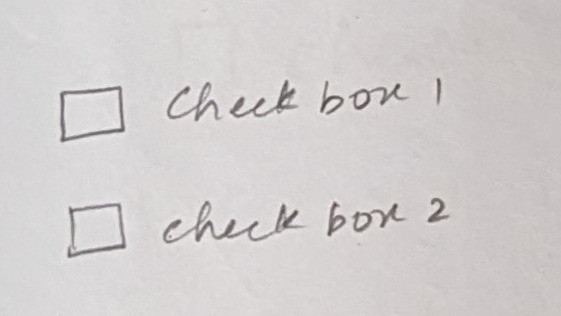
#> input picture dataset/sketches/checkbox1.jpg, 561 x 316 px; its folder holds only this picture in this run
$ python -i inference.py   (imports and definitions only)
#> lines starting #> are read from the running program, lines starting #| are printed output that depends on the picture; after the words box and inside, x2 and y2 are one past the last pixel; in counts of white or black regions, pixels touching at a corner belong together
"""
inference.py
------------
Sketch2Code inference pipeline.

PRIMARY PATH (keyword-driven):
  1. Run full-image OCR via keyword_engine
  2. Map detected keywords → UI elements (input, button, etc.)
  3. Build clean sequential HTML form

SECONDARY PATH (OpenCV shape hints):
  - OpenCV rectangle detection runs in parallel
  - Results fed as a fallback hint when OCR finds nothing
"""

import cv2
import numpy as np
import os
import json
from typing import Tuple, List


# ── Tesseract guard ──────────────────────────────────────────────────────────
try:
    import pytesseract
    HAS_TESSERACT = True
except ImportError:
    HAS_TESSERACT = False


# ─────────────────────────────────────────────────────────────────────────────
# SECONDARY: OpenCV shape detection (kept as fallback hint provider)
# ─────────────────────────────────────────────────────────────────────────────

def _get_iou(bA, bB):
    xA = max(bA[0], bB[0])
    yA = max(bA[1], bB[1])
    xB = min(bA[0]+bA[2], bB[0]+bB[2])
    yB = min(bA[1]+bA[3], bB[1]+bB[3])
    inter = max(0, xB-xA) * max(0, yB-yA)
    aA, aB = bA[2]*bA[3], bB[2]*bB[3]
    denom = aA + aB - inter
    iou   = inter / denom if denom > 0 else 0
    ratio = inter / aA   if aA   > 0 else 0
    return iou, ratio


def detect_shapes(image_path: str) -> list:
    """
    OpenCV-based shape detector.
    Returns a list of dicts: {type, x, y, width, height}.
    Used as a secondary signal when OCR finds nothing.
    """
#> called with image_path = 'dataset/sketches/checkbox1.jpg'
    image = cv2.imread(image_path)
#> image is the input picture: shape (316, 561, 3); mean B, G, R 206.2, 206.5, 210.2
    if image is None:
        return []

    img_h, img_w = image.shape[:2]
#> img_h = 316; img_w = 561
    gray   = cv2.cvtColor(image, cv2.COLOR_BGR2GRAY)
    blur   = cv2.bilateralFilter(gray, 9, 75, 75)
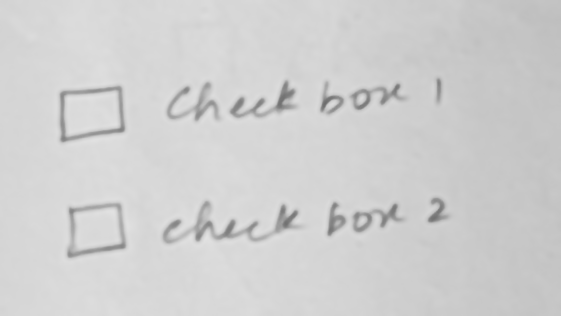
#> blur: shape (316, 561); min 109, max 226, mean 207.7
    thresh = cv2.adaptiveThreshold(
        blur, 255,
        cv2.ADAPTIVE_THRESH_GAUSSIAN_C,
        cv2.THRESH_BINARY_INV, 15, 5,
    )
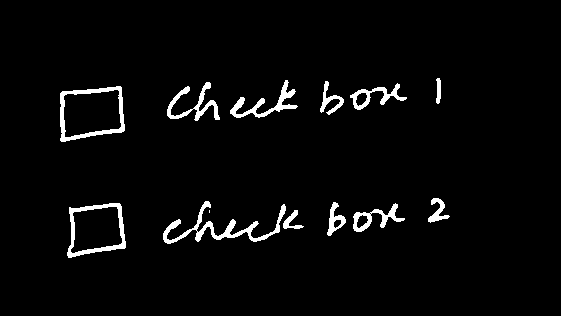
#> thresh: shape (316, 561); 3.3% white; 13 white regions (1 under 20 px), largest, box (x1, y1, x2, y2) and area: (163, 201, 286, 244) 1058, (60, 86, 125, 142) 850, (67, 203, 126, 258) 787
    kernel  = np.ones((3, 3), np.uint8)
    dilated = cv2.dilate(thresh, kernel, iterations=1)
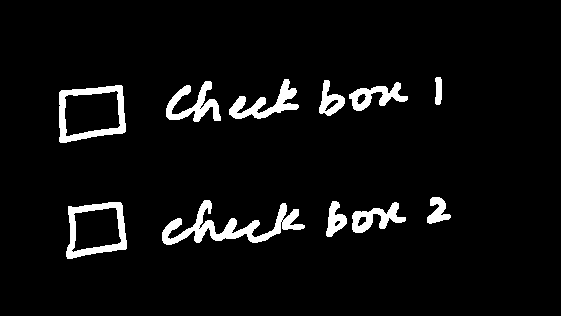
#> dilated: shape (316, 561); 5.3% white; 11 white regions

    contours, hierarchy = cv2.findContours(
        dilated, cv2.RETR_TREE, cv2.CHAIN_APPROX_SIMPLE
    )
#> contours = 20 contours, 3 with area under 20; largest, box (x1, y1, x2, y2) and area: (59, 85, 126, 143) 3150, (66, 202, 127, 259) 2686, (64, 90, 121, 137) 2037, (162, 200, 305, 245) 1749, (71, 207, 122, 253) 1653
    if hierarchy is None:
        return []

    hierarchy = hierarchy[0]
    box_candidates = []
    is_small = img_w < 600 or img_h < 400
#> is_small = True

    for i, cnt in enumerate(contours):
        peri   = cv2.arcLength(cnt, True)
        approx = cv2.approxPolyDP(cnt, 0.02 * peri, True)
        x, y, w, h = cv2.boundingRect(cnt)
        area   = cv2.contourArea(cnt)
        rel    = area / (img_h * img_w)

        if rel > 0.9 or area < 200:
            continue
        if not (4 <= len(approx) <= 8):
            continue
        extent = area / (w * h) if w * h > 0 else 0
        if extent < 0.35:
            continue

        ar = w / float(h)
        box_candidates.append({
            'bbox': [x, y, w, h],
            'aspect_ratio': ar,
            'rel_area': rel,
            'area': area,
        })
#> this loop made 20 passes
#> (peri, x, y, w, h, area, rel) on passes 1, 2, 5, 6, 7, 10, 13, 14, 15, 18, 19, 20: (199.4, 352, 202, 54, 31, 698.5, 0.00394), (31.56, 357, 216, 10, 11, 59.5, 0.000336), (104.4, 326, 201, 21, 36, 383, 0.00216), (18.73, 334, 220, 7, 7, 22.5, 0.000127), (653.6, 162, 200, 143, 45, 1749, 0.00987), (110.3, 427, 197, 24, 27, 312.5, 0.00176), (205.9, 349, 82, 59, 29, 693.5, 0.00391), (33.21, 356, 93, 11, 12, 67.5, 0.000381), (310.7, 166, 81, 55, 41, 837, 0.00472), (40.28, 324, 99, 15, 13, 68, 0.000384), (304.7, 229, 79, 70, 40, 879, 0.00496), (63.9, 435, 77, 7, 28, 139.5, 0.000787)
#> (peri, approx, x, y, w, h, area, rel) on passes 3, 4, 11, 12: (221, [[120, 202], [68, 206], [67, 258], [126, 248]], 66, 202, 61, 57, 2686.5, 0.0152), (175.3, [[115, 207], [121, 241], [73, 252], [73, 214]], 71, 207, 51, 46, 1653, 0.00932), (234.2, [[122, 86], [61, 90], [59, 141], [124, 132]], 59, 85, 67, 58, 3149.5, 0.0178), (193.3, [[118, 92], [117, 128], [65, 135], [66, 95]], 64, 90, 57, 47, 2037, 0.0115)
#> after the loop, box_candidates = 5 items

    # Classify candidates
    raw_elements = []
    for box in box_candidates:
        x, y, w, h = box['bbox']
        ar  = box['aspect_ratio']
        rel = box['rel_area']
        a   = box['area']

        if rel > 0.4 or (rel > 0.15 and not is_small):
            etype = "image"
        elif ar > 2.2 and (w > img_w * 0.15 or w > 100):
            etype = "textbox"
        elif 0.65 <= ar <= 1.45 and a < 6000 and w < 120:
            etype = "checkbox"
        elif w > 55 and h > 18:
            etype = "button"
        else:
            continue

        raw_elements.append({
            "type":   etype,
            "x": x, "y": y,
            "width":  w, "height": h,
            "area":   a,
        })
#> this loop made 5 passes
#> (x, y, w, h, ar, rel, a) on passes 1 to 5: (66, 202, 61, 57, 1.07, 0.0152, 2686.5), (71, 207, 51, 46, 1.11, 0.00932, 1653), (59, 85, 67, 58, 1.16, 0.0178, 3149.5), (64, 90, 57, 47, 1.21, 0.0115, 2037), (319, 80, 26, 36, 0.722, 0.00258, 457)
#> after the loop, raw_elements = 5 items

    # Deduplicate overlapping boxes (IoU)
    raw_elements.sort(key=lambda e: e['area'], reverse=True)
    filtered = []
    for e1 in raw_elements:
        b1 = [e1['x'], e1['y'], e1['width'], e1['height']]
        skip = any(
            _get_iou(b1, [e2['x'], e2['y'], e2['width'], e2['height']])[0] > 0.55
            or _get_iou(b1, [e2['x'], e2['y'], e2['width'], e2['height']])[1] > 0.75
            for e2 in filtered
        )
        if not skip:
            filtered.append(e1)
#> this loop made 5 passes
#> b1 on passes 2 to 5: [66, 202, 61, 57], [64, 90, 57, 47], [71, 207, 51, 46], [319, 80, 26, 36]
#> (b1, skip) on pass 1: ([59, 85, 67, 58], False)
#> after the loop, filtered = 3 items

    # Clean up extra keys
    for el in filtered:
        el.pop('area', None)
#> this loop made 3 passes

    filtered.sort(key=lambda e: (e['y'] // 10, e['x']))
    print(f"[OPENCV] Found {len(filtered)} shape candidates.")
#| [OPENCV] Found 3 shape candidates.
    return filtered


# ─────────────────────────────────────────────────────────────────────────────
# PRIMARY entry-point used by routes
# ─────────────────────────────────────────────────────────────────────────────

import glob

# [350 lines left out: functions load_dataset_patterns, detect_page_type, extract_elements, generate_code_from_elements, not called in this run]

>>> result = detect_shapes('dataset/sketches/checkbox1.jpg')
#> result = 3 items

$ run again, on dataset/sketches/checkbox2.jpg
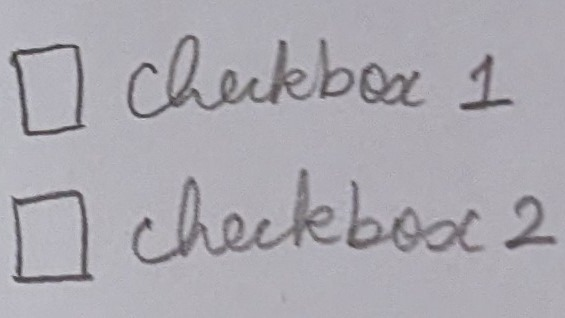
#> input picture dataset/sketches/checkbox2.jpg, 565 x 318 px
#> in detect_shapes, image is the input picture: shape (318, 565, 3); mean B, G, R 175.5, 168.4, 170.8
#> in detect_shapes, `thresh = cv2.adaptiveThreshold( blur, 255, cv2.ADAPTIVE_THRESH_GAUSSIA..`:
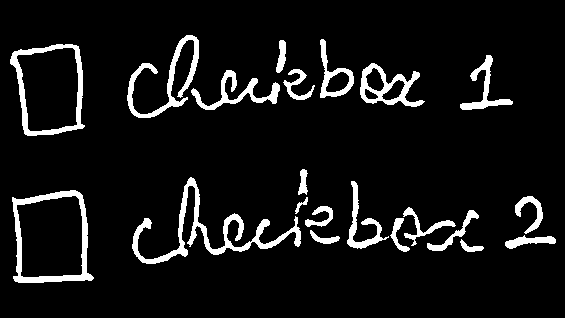
#> thresh: shape (318, 565); 7.7% white; 21 white regions, largest, box (x1, y1, x2, y2) and area: (132, 177, 301, 264) 2374, (12, 190, 94, 283) 1686, (10, 44, 85, 136) 1433
#> in detect_shapes, `dilated = cv2.dilate(thresh, kernel, iterations=1)`:
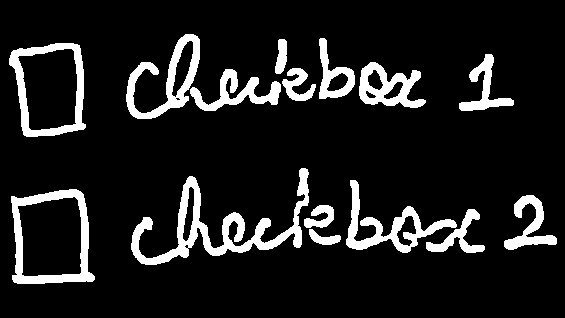
#> dilated: shape (318, 565); 11.5% white; 15 white regions
#> contours = 26 contours, 2 with area under 20; largest, box (x1, y1, x2, y2) and area: (11, 189, 95, 284) 6512, (9, 43, 86, 137) 5712, (17, 196, 82, 277) 4448, (17, 48, 78, 131) 3916, (131, 168, 309, 265) 3858
#> the loop in detect_shapes, `for i, cnt in enumerate(contours):` made 26 passes
#> (peri, x, y, w, h, area, rel) on passes 2, 3, 4, 7, 8, 9, 12, 13: (234.1, 426, 209, 59, 44, 693.5, 0.00386), (131.2, 304, 205, 30, 23, 355.5, 0.00198), (280.2, 504, 195, 53, 55, 951.5, 0.0053), (498, 346, 180, 111, 73, 2120, 0.0118), (105.3, 396, 215, 21, 32, 337, 0.00188), (1021, 131, 168, 178, 97, 3857.5, 0.0215), (395.6, 190, 69, 91, 42, 1231.5, 0.00685), (179.1, 282, 68, 34, 33, 471.5, 0.00262)
#> after the loop in detect_shapes, `for i, cnt in enumerate(contours):`: box_candidates = 11 items
#> the loop in detect_shapes, `for box in box_candidates:` made 11 passes
#> (x, y, w, h, ar, rel, a, etype) on passes 2, 3, 5, 6, 7, 10: (11, 189, 84, 95, 0.884, 0.0362, 6512.5, 'button'), (17, 196, 65, 81, 0.802, 0.0248, 4448.5, 'checkbox'), (367, 69, 17, 22, 0.773, 0.00119, 213, 'checkbox'), (9, 43, 77, 94, 0.819, 0.0318, 5711.5, 'checkbox'), (17, 48, 61, 83, 0.735, 0.0218, 3915.5, 'checkbox'), (326, 72, 23, 20, 1.15, 0.00146, 262.5, 'checkbox')
#> after the loop in detect_shapes, `for box in box_candidates:`: raw_elements = 6 items
#> the loop in detect_shapes, `for e1 in raw_elements:` made 6 passes
#> b1 on passes 2 to 6: [9, 43, 77, 94], [17, 196, 65, 81], [17, 48, 61, 83], [326, 72, 23, 20], [367, 69, 17, 22]
#> after the loop in detect_shapes, `for e1 in raw_elements:`: filtered = 4 items
#> the loop in detect_shapes, `for el in filtered:` made 4 passes
#| [OPENCV] Found 4 shape candidates.

$ run again, on dataset/sketches/img.jpg
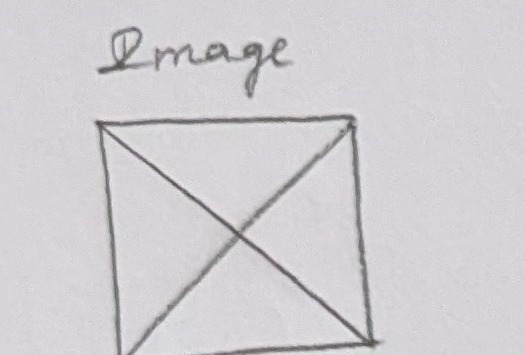
#> input picture dataset/sketches/img.jpg, 525 x 355 px
#> in detect_shapes, image is the input picture: shape (355, 525, 3); mean B, G, R 209.8, 206.6, 208.8
#> in detect_shapes, `thresh = cv2.adaptiveThreshold( blur, 255, cv2.ADAPTIVE_THRESH_GAUSSIA..`:
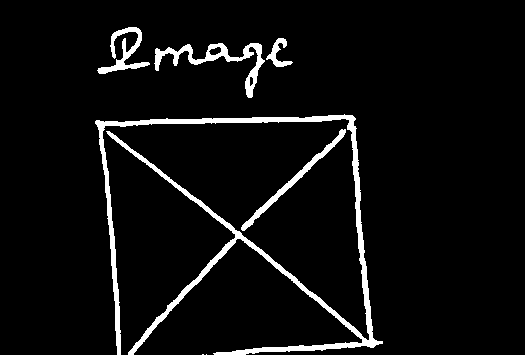
#> thresh: shape (355, 525); 5.3% white; 7 white regions (2 under 20 px), largest, box (x1, y1, x2, y2) and area: (95, 114, 383, 355) 6803, (154, 43, 265, 98) 1261, (241, 129, 346, 231) 806, (97, 27, 150, 74) 748, (266, 38, 293, 67) 283
#> in detect_shapes, `dilated = cv2.dilate(thresh, kernel, iterations=1)`:
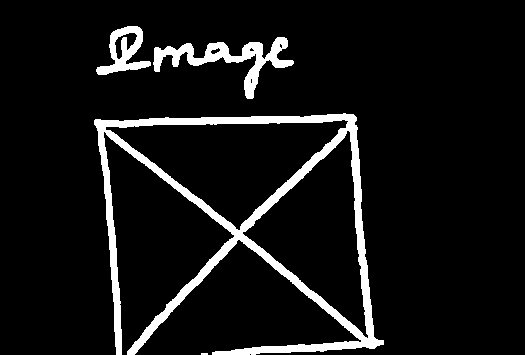
#> dilated: shape (355, 525); 7.9% white; 4 white regions (1 under 20 px)
#> contours = 11 contours, 4 with area under 20; largest, box (x1, y1, x2, y2) and area: (94, 113, 384, 355) 34438, (105, 119, 349, 231) 12903, (242, 130, 369, 339) 11606, (153, 37, 294, 99) 2118, (96, 26, 151, 75) 1270, (114, 32, 138, 60) 280, (210, 47, 221, 55) 40
#> the loop in detect_shapes, `for i, cnt in enumerate(contours):` made 11 passes
#> (peri, x, y, w, h, area, rel) on passes 2, 5, 8, 11: (2018.7, 94, 113, 290, 242, 34438.5, 0.185), (583.3, 153, 37, 141, 62, 2117.5, 0.0114), (26.97, 210, 47, 11, 8, 40, 0.000215), (109.8, 114, 32, 24, 28, 280.5, 0.00151)
#> after the loop in detect_shapes, `for i, cnt in enumerate(contours):`: box_candidates = 1 item
#> the loop in detect_shapes, `for box in box_candidates:` made 1 pass
#> (x, y, w, h, ar, rel, a, etype) on pass 1: (96, 26, 55, 49, 1.12, 0.00681, 1270, 'checkbox')
#> the loop in detect_shapes, `for e1 in raw_elements:` made 1 pass
#> (b1, skip) on pass 1: ([96, 26, 55, 49], False)
#> the loop in detect_shapes, `for el in filtered:` made 1 pass
#| [OPENCV] Found 1 shape candidates.
